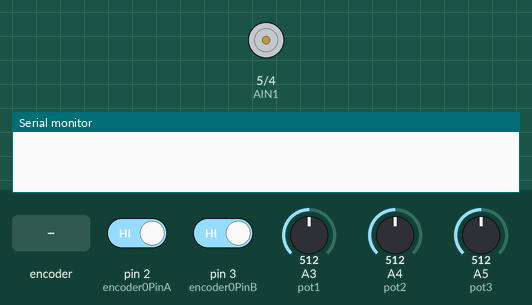
The sketch below on a simulated Arduino Uno, built with avr-gcc and run on an emulated ATmega328P. On the bench: motor-driver pin pairs drawn as motors (green arrow = first pin HIGH = forward, orange = second pin HIGH = backward, longer = more drive, scaled by the enable pin), the last lines printed to the serial monitor. The test bench sets the inputs (shaded band); at power-on: A4 (pot2) = 512, A3 (pot1) = 512, pin 2 (encoder0PinA) HIGH, pin 3 (encoder0PinB) HIGH, A5 (pot3) = 512.

Above: at 1.2 s.
1.3 s: rotary encoder on pin 2 (encoder0PinA) / pin 3 (encoder0PinB) turned 1 step (first pin leading)
At 2.05 s:
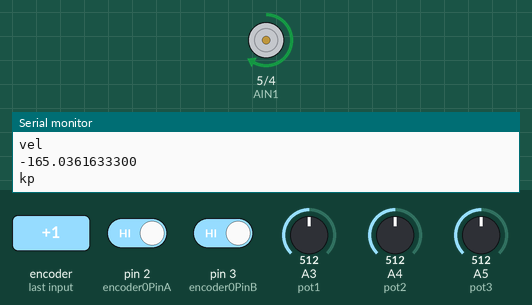
At 3.4 s:
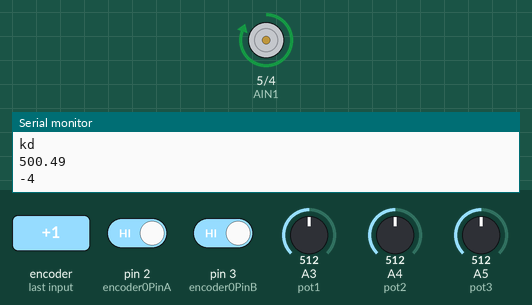
4.3 s: rotary encoder on pin 2 (encoder0PinA) / pin 3 (encoder0PinB) turned 2 steps (second pin leading)
At 6.06 s:
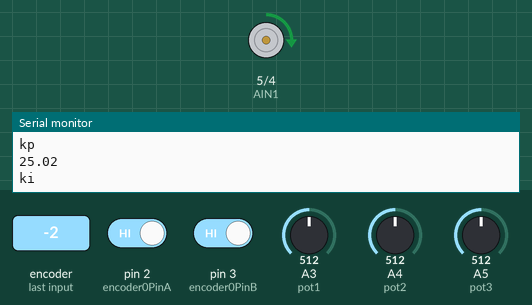
7.7 s: A4 (pot2) set to 245
10.7 s: A3 (pot1) set to 306
13.2 s: rotary encoder on pin 2 (encoder0PinA) / pin 3 (encoder0PinB) turned 3 steps (first pin leading)
At 13.44 s:
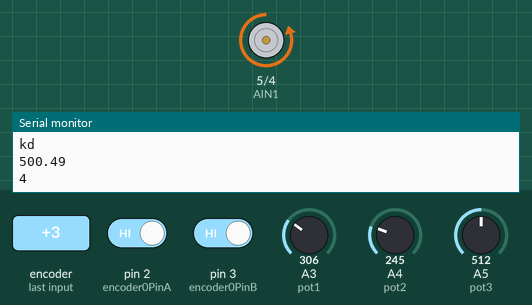
16.6 s: A3 (pot1) set to 511
Timing chart, 0 to 19.4 s (numbered marks = the images above; inputs shaded):
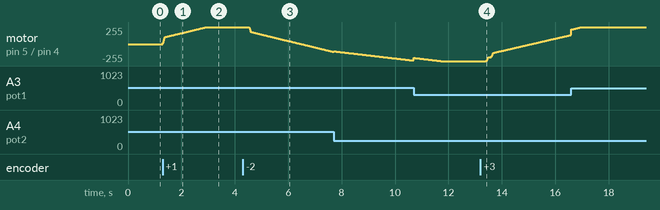

Measured:
- after the input at 1.3 s, motor on pin 5 (AIN1) / pin 4 (AIN2): moves from stopped to forward 255/255 over 1.6 s, starting at once
- after the input at 4.3 s, motor on pin 5 (AIN1) / pin 4 (AIN2): moves from forward 255/255 to backward 117/255 over 3.2 s, starting after 0.23 s
- after the input at 13.2 s, motor on pin 5 (AIN1) / pin 4 (AIN2): moves from backward 255/255 to forward 136/255 over 3.2 s, starting after 0.20 s

The sketch:

GRAMACION_FINAL__GIRO_MOTOR__LECTURA_ENCODER_EN_MILISS_Y_PID.ino
```cpp
#define PWM 6                                          //declaramos pines
#define AIN2 4                                         //declaramos pines
#define AIN1 5                                         //declaramos pines
#define encoder0PinA 2                                 //declaramos pines
#define encoder0PinB 3                                 //declaramos pines

float pot1=A3;
float pot2=A4;
float pot3=A5;
float kp=0.0;
float ki=0.0;
float kd=0.0;
float setpoint=0.0;
float error = 0.0;
float errorInt = 0.0;
float errorDer = 0.0;
float lasterror = 0.0;

volatile long encoder0Pos=0;                           //cambiara  a int al final encoder (contador encoder)

long milisprevio1=0;                                   //como estaba antes milis encoder  contador
long intervalo1=1;                                   //DURACION INTERVALO MILIS ENCODER CONTADOR       ////
long intervalo2=2000;                                  //DURACION INTERVALO MILIS DE ERROR ////
long milisprevio2=0;                                   //como estaba antes milis error

float vel = 0.0;                                         //MANIPULAR SENTIDO DEL GIRO MOTOR ////

void setup() {

pinMode(AIN2,OUTPUT);                                  //declaramos salida puente h motor sentido
pinMode(AIN1,OUTPUT);                                  //declaramos salida puente h motor sentido
pinMode (encoder0PinA, INPUT);                         //declaramos encoder
pinMode (encoder0PinB, INPUT);                         //declaramos encoder
attachInterrupt(0,doEncoderA, CHANGE);                 //subrutinas para la lectura del encoder
attachInterrupt(1,doEncoderB, CHANGE);                 //subrutinas para la lectura del encoder

Serial.begin(9600);                                    //declaramos lectura monitor serie
}

void loop() {

kp=analogRead(pot1);
kp= kp * 50 /1023;
ki=analogRead(pot2);
ki= ki * 0.05 /1023;
kd=analogRead(pot3);
kd= kd * 1000 /1023;


CONTROLPID ();
VISUALIZARDATOS ();
MOTORES ();
}


void CONTROLPID(){
  long milisactual1=millis();                          //asignamos nombre al millis
   if(milisactual1-milisprevio1>=intervalo1){          //decimos si ha pasado el tiempo de milis
                       // actualizamos y Recordamos el tiempo de milis                                    //le ponemos para que salga del giro inverso (positivos)
      error=setpoint+encoder0Pos;                           //calculamos el error
      errorInt += error;                                          // respuesta proporcional al error
      errorDer=(error-lasterror);                                          // respuesta proporcional al error
      vel= (kp * error) + (ki * errorInt) + (kd * errorDer);                                          // respuesta proporcional al error
      lasterror = error;
      if (vel >= 255.0) vel =255.0;                             //dice que cuando lega alos 255 de velocidad el conteo del encoder error no empieze de cero
      if (vel <= -255.0) vel =-255.0;                          //dice que cuando lega alos -255 de velocidad el conteo del encoder error no empieze de cero
                                                            //el 1 es la tolerancia del error
      milisprevio1=milisactual1;
    }
}

 void doEncoderA(){                                     //subrutina el cual dice que dependiendo de configuracion del encoder aumenta o disminuye los pulsos mediante motor sentido
    if (digitalRead(encoder0PinA)== LOW){
          if (digitalRead(encoder0PinB)== LOW){
                 encoder0Pos +=1;
          }
          else {
                 encoder0Pos -=1;
          }
     }
     else {
          if (digitalRead(encoder0PinB)== HIGH){
                 encoder0Pos +=1;
          }
          else {
                  encoder0Pos -=1;
          }
     }
 }

  void doEncoderB(){                                  //subrutina el cual dice que dependiendo de configuracion del encoder aumenta o disminuye los pulsos mediante motor sentido
    if (digitalRead(encoder0PinA)== LOW){
          if (digitalRead(encoder0PinB)== LOW){
                 encoder0Pos -=1;
          }
          else {
                 encoder0Pos +=1;
          }
     }
     else {
          if (digitalRead(encoder0PinB)== HIGH){
                 encoder0Pos -=1;
          }
          else {
                  encoder0Pos +=1;
          }
     }
 }

void VISUALIZARDATOS(){
    long milisactual2=millis();                          //asignamos nombre al millis
   if(milisactual2-milisprevio2>=intervalo2){          //decimos si ha pasado el tiempo de milis
    Serial.println("error");                           //en monitor serie nos enseña "error"
    Serial.println(error,DEC);                          //en monitor serie nos muestra el valor error en decimales
    Serial.println("vel");
    Serial.println(vel,DEC);

    Serial.println("kp");
    Serial.println(kp);

     Serial.println("ki");
    Serial.println(ki);

     Serial.println("kd");
    Serial.println(kd);


    Serial.println (encoder0Pos, DEC);                 //en el momitor serie que nos enseñe el valor de pulsos de encoder

    milisprevio2=milisactual2;                         // actualizamos y Recordamos el tiempo de milis
    }
}

 void MOTORES(){

  if(vel >=0){                                         //El motor girará a la derecha
    digitalWrite(AIN1, LOW);                           //activar para un lado
    digitalWrite(AIN2, HIGH);                          //desactivar para el otro
    analogWrite(PWM, vel);                             //le asignamos la velocidad
    }

  if(vel <=0){                                         //El motor girará a la izquierda
    digitalWrite(AIN1, HIGH);                          //activar para un lado
    digitalWrite(AIN2, LOW);                           //desactivar para el otro
    vel = -vel;                                        //le ponemos para que el giro sea inverso (negativos)
    analogWrite(PWM, vel);                             //asignamos velocidad
    vel = -vel;                                        //le ponemos para que salga del giro inverso (positivos)
    }
 }
```
